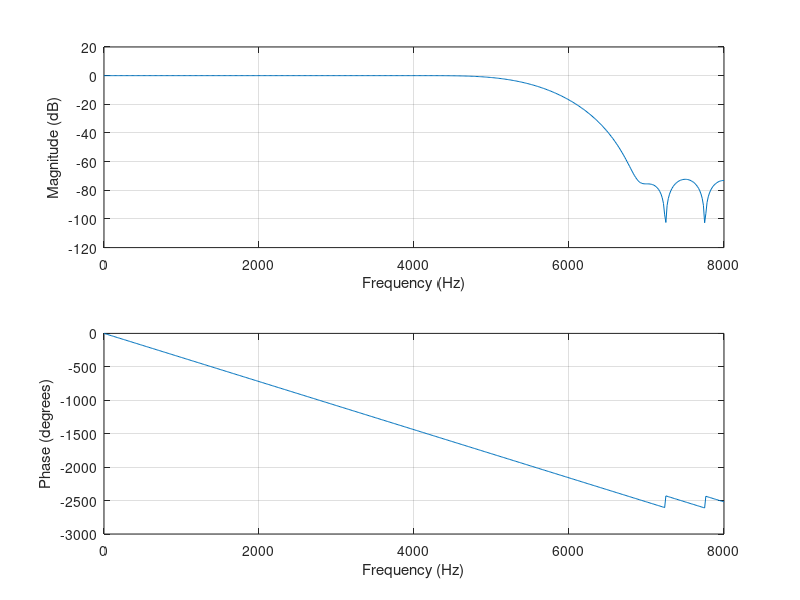
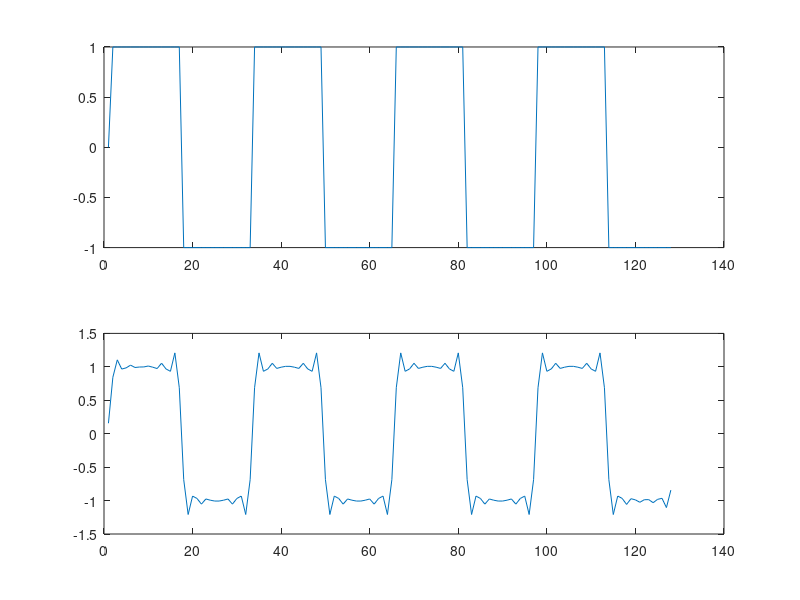

The MATLAB source for these figures, in order:
%FIR

n = [-16:16]; %rzad filtru

ft = 5500; %czestotliwosc graniczna
fs = 16000;

wg = 2*pi*ft/fs;
h = (wg/pi)*sinc(wg*n/pi); %odpowiedz impulsowa
w = blackman(33)';
hw = h.*w;
freqz(hw,1,512,fs);

%samples vector
na=[0:127];

%signal frequency
f=500;

%time vectors
t=na/fs;

%signal model
a=sin(2*pi*f*t);
xa=sign(a);

xf = filter2(hw, xa);

figure
subplot(211)
plot(xa)
subplot(212)
plot(xf)